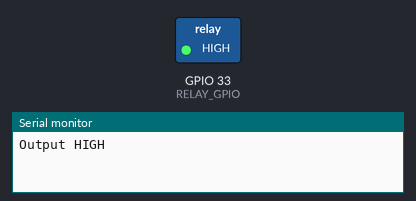
Simulated run of this sketch. Board: ESP32. On the bench: switched loads named in the sketch (green lamp = pin HIGH), the last lines printed to the serial monitor.

Above: at 2.5 s.
At 7.5 s:
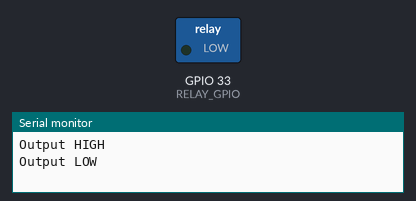
Timing chart, 0 to 13.0 s (numbered marks = the images above):
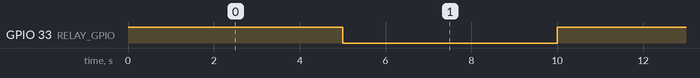

The sketch:

RELAY.ino
```cpp
// set pin numbers
#define RELAY_GPIO  33


void setup()
{
  Serial.begin(115200);
  // initialize GPIO as an output
  pinMode(RELAY_GPIO, OUTPUT);
}

void loop()
{
  // set output high
  digitalWrite(RELAY_GPIO, HIGH);
  Serial.println("Output HIGH");
  delay(5000);
  // set output low
  digitalWrite(RELAY_GPIO, LOW);
  Serial.println("Output LOW");
  delay(5000);
}
```

Measured:
- by itself, GPIO 33 (RELAY_GPIO): alternates HIGH for 5.0 s and LOW for 5.0 s
